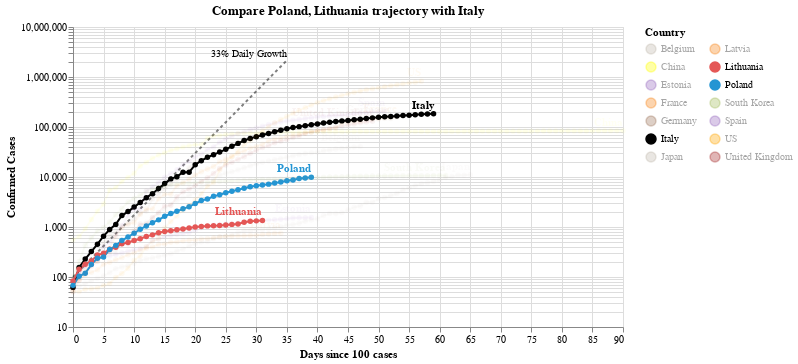

This figure's notebook cell:
### Code cell
#hide_input
chart2 = make_since_chart(['Poland', 'Lithuania'])
chart2

### Figure 1 — Vega-Lite specification as saved in the notebook (floating-point values rounded to 4 significant figures; data arrays with more than 128 entries replaced by an {"elided": "..."} marker saying what was removed)
{"config": {"view": {"continuousWidth": 400, "continuousHeight": 300}}, "layer": [{"mark": {"type": "line", "color": "black", "opacity": 0.5, "strokeDash": [3, 3]}, "encoding": {"x": {"type": "quantitative", "field": "Days since 100 cases"}, "y": {"type": "quantitative", "field": "Confirmed Cases"}}}, {"mark": {"type": "text", "align": "right", "dy": -6, "fontSize": 10, "text": "33% Daily Growth"}, "encoding": {"x": {"type": "quantitative", "field": "Days since 100 cases"}, "y": {"type": "quantitative", "field": "Confirmed Cases"}}, "transform": [{"filter": "(datum['Days since 100 cases'] >= 35)"}]}, {"data": {"name": "data-a51d55a74321f2f9f1b4220d6a713abf"}, "mark": {"type": "line", "point": true}, "encoding": {"color": {"type": "nominal", "field": "Country", "legend": {"columns": 2}, "scale": {"domain": ["Belgium", "China", "Estonia", "France", "Germany", "Italy", "Japan", "Latvia", "Lithuania", "Poland", "South Korea", "Spain", "US", "United Kingdom"], "range": ["#C1B7AD", "yellow", "#9467bd", "#F58518", "#9D755D", "black", "#C1B7AD", "#F58518", "#E45756", "#2495D3", "#A1BA59", "#9467bd", "orange", "brown"]}}, "opacity": {"condition": {"value": 1, "selection": "selector004"}, "value": 0.05}, "tooltip": [{"type": "nominal", "field": "Country"}, {"type": "temporal", "field": "Date"}, {"type": "quantitative", "field": "Confirmed Cases"}, {"type": "quantitative", "field": "Days since 100 cases"}], "x": {"type": "quantitative", "field": "Days since 100 cases"}, "y": {"type": "quantitative", "field": "Confirmed Cases", "scale": {"type": "log"}}}, "selection": {"selector004": {"type": "multi", "fields": ["Country"], "bind": "legend", "init": [{"Country": "Poland"}, {"Country": "Lithuania"}, {"Country": "Italy"}]}}, "width": 550}, {"data": {"name": "data-a51d55a74321f2f9f1b4220d6a713abf"}, "mark": {"type": "text", "align": "right", "dy": -8, "fontWeight": "bold"}, "encoding": {"color": {"type": "nominal", "field": "Country", "legend": {"columns": 2}, "scale": {"domain": ["Belgium", "China", "Estonia", "France", "Germany", "Italy", "Japan", "Latvia", "Lithuania", "Poland", "South Korea", "Spain", "US", "United Kingdom"], "range": ["#C1B7AD", "yellow", "#9467bd", "#F58518", "#9D755D", "black", "#C1B7AD", "#F58518", "#E45756", "#2495D3", "#A1BA59", "#9467bd", "orange", "brown"]}}, "opacity": {"condition": {"value": 1, "selection": "selector004"}, "value": 0.05}, "text": {"type": "nominal", "field": "Country"}, "tooltip": [{"type": "nominal", "field": "Country"}, {"type": "temporal", "field": "Date"}, {"type": "quantitative", "field": "Confirmed Cases"}, {"type": "quantitative", "field": "Days since 100 cases"}], "x": {"type": "quantitative", "field": "Days since 100 cases"}, "y": {"type": "quantitative", "field": "Confirmed Cases", "scale": {"type": "log"}}}, "transform": [{"filter": "(datum['Date'] >= 1587427200000)"}], "width": 550}], "data": {"name": "data-c1a3bbf4dd040f2e7e8e7a69520e3c2a"}, "title": "Compare Poland, Lithuania trajectory with Italy", "$schema": "https://vega.github.io/schema/vega-lite/v4.0.2.json", "datasets": {"data-c1a3bbf4dd040f2e7e8e7a69520e3c2a": [{"Days since 100 cases": 0, "Confirmed Cases": 100.0}, {"Days since 100 cases": 1, "Confirmed Cases": 133.0}, {"Days since 100 cases": 2, "Confirmed Cases": 176.9}, {"Days since 100 cases": 3, "Confirmed Cases": 235.3}, {"Days since 100 cases": 4, "Confirmed Cases": 312.9}, {"Days since 100 cases": 5, "Confirmed Cases": 416.2}, {"Days since 100 cases": 6, "Confirmed Cases": 553.5}, {"Days since 100 cases": 7, "Confirmed Cases": 736.1}, {"Days since 100 cases": 8, "Confirmed Cases": 979.1}, {"Days since 100 cases": 9, "Confirmed Cases": 1302.0}, {"Days since 100 cases": 10, "Confirmed Cases": 1732.0}, {"Days since 100 cases": 11, "Confirmed Cases": 2303.0}, {"Days since 100 cases": 12, "Confirmed Cases": 3064.0}, {"Days since 100 cases": 13, "Confirmed Cases": 4074.0}, {"Days since 100 cases": 14, "Confirmed Cases": 5419.0}, {"Days since 100 cases": 15, "Confirmed Cases": 7207.0}, {"Days since 100 cases": 16, "Confirmed Cases": 9586.0}, {"Days since 100 cases": 17, "Confirmed Cases": 12750.0}, {"Days since 100 cases": 18, "Confirmed Cases": 16960.0}, {"Days since 100 cases": 19, "Confirmed Cases": 22550.0}, {"Days since 100 cases": 20, "Confirmed Cases": 29990.0}, {"Days since 100 cases": 21, "Confirmed Cases": 39890.0}, {"Days since 100 cases": 22, "Confirmed Cases": 53060.0}, {"Days since 100 cases": 23, "Confirmed Cases": 70560.0}, {"Days since 100 cases": 24, "Confirmed Cases": 93850.0}, {"Days since 100 cases": 25, "Confirmed Cases": 124800.0}, {"Days since 100 cases": 26, "Confirmed Cases": 166000.0}, {"Days since 100 cases": 27, "Confirmed Cases": 220800.0}, {"Days since 100 cases": 28, "Confirmed Cases": 293700.0}, {"Days since 100 cases": 29, "Confirmed Cases": 390600.0}, {"Days since 100 cases": 30, "Confirmed Cases": 519500.0}, {"Days since 100 cases": 31, "Confirmed Cases": 690900.0}, {"Days since 100 cases": 32, "Confirmed Cases": 918900.0}, {"Days since 100 cases": 33, "Confirmed Cases": 1222000.0}, {"Days since 100 cases": 34, "Confirmed Cases": 1625000.0}, {"Days since 100 cases": 35, "Confirmed Cases": 2162000.0}], "data-a51d55a74321f2f9f1b4220d6a713abf": {"elided": "741 records"}}}
